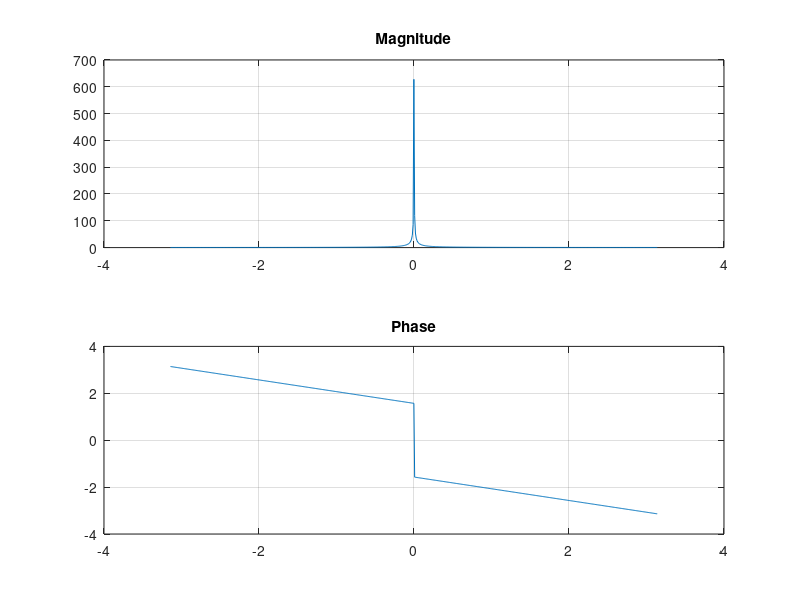

MATLAB code to generate this figure:
w=-pi:0.01:pi;
T_a = 1/1000;
h=freqz([0 1*T_a],[1*T_a -1*T_a],w);
subplot(2,1,1);
plot(w,abs(h));
title('Magnitude');
grid on
subplot(2,1,2);
plot(w,angle(h));
title('Phase')
grid on
